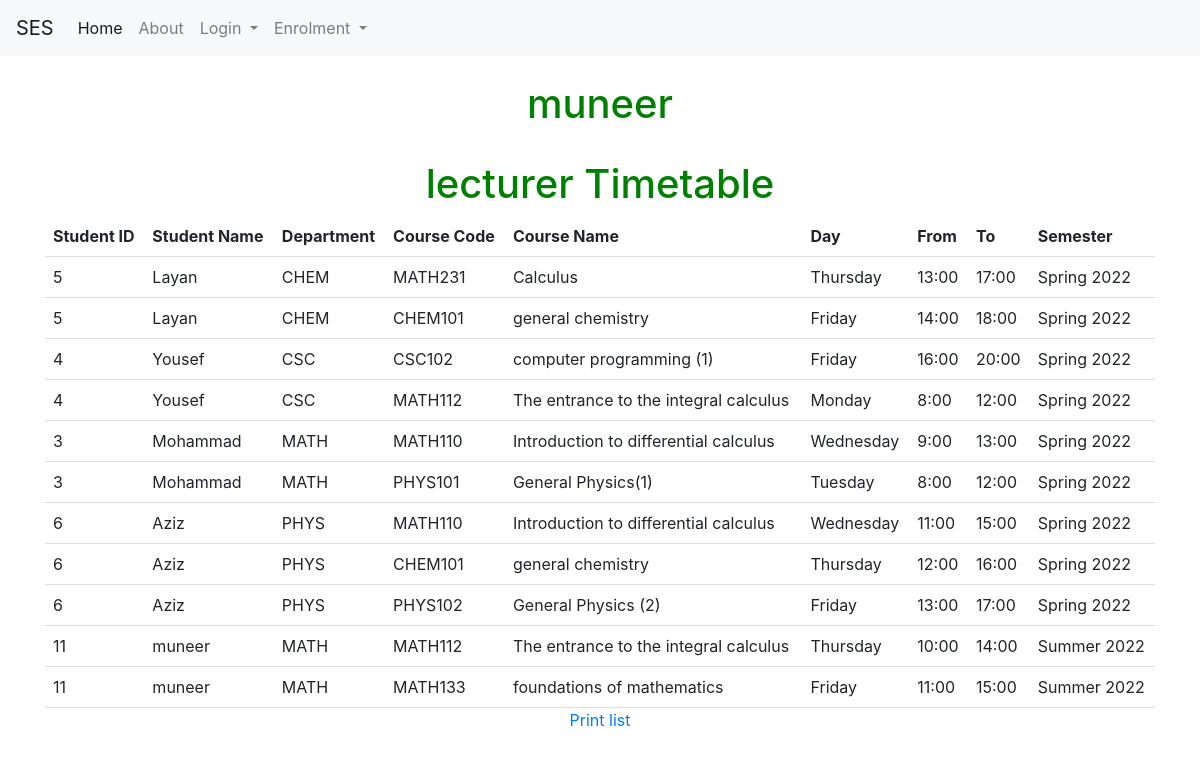
Page /student_lists (signed in) on the earlier database version.
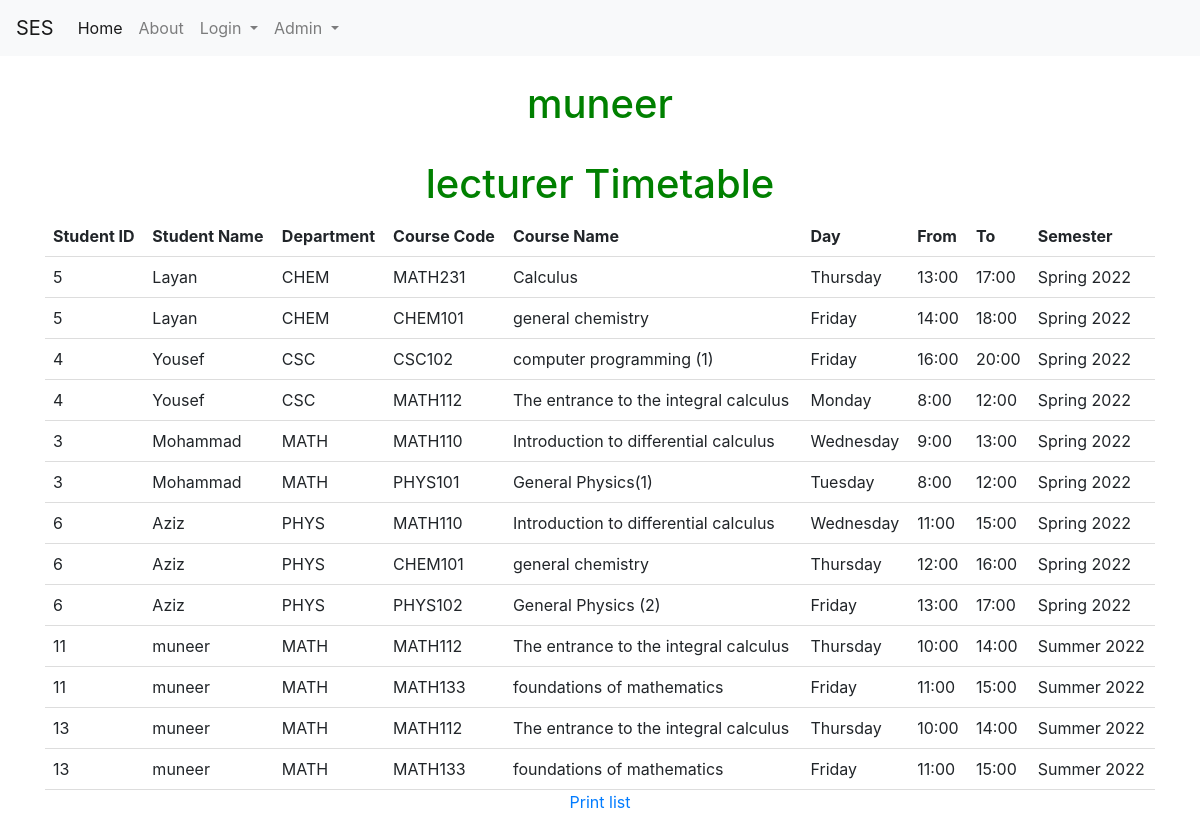
Same page on the later database version.
### models.py (models this page shows)
class User(UserMixin, db.Model):
    id = db.Column(db.Integer, primary_key=True)
    email = db.Column(db.String(100), unique=True)
    password = db.Column(db.String(100))
    name = db.Column(db.String(1000))
    dep_id =  db.Column(db.Integer)
    rol_id =  db.Column(db.Integer)

### tables this page shows
CREATE TABLE Time_table (course_id INTEGER, user_id INTEGER, time_table_id INTEGER PRIMARY KEY AUTOINCREMENT UNIQUE, Day_id INTEGER, fromT TIME, toT TIME, SEM INTEGER, complete BOOLEAN);

CREATE TABLE dep (dep_id INTEGER PRIMARY KEY UNIQUE NOT NULL, dep_name CHAR (10) NOT NULL);

CREATE TABLE course (course_id INTEGER NOT NULL PRIMARY KEY AUTOINCREMENT UNIQUE, course_name [nchar] (10), course_descr [nchar] (10), course_code [nchar] (10), dep_id [int], plan_id [int], level_id [int], credit INTEGER, Day_id REFERENCES Day (Day_id), fromT TIME, toT TIME, loc_id INTEGER, SEM INTEGER DEFAULT (223), lec_id INTEGER);

CREATE TABLE Day (Day_id INTEGER PRIMARY KEY, Day_Decs CHAR);

CREATE TABLE semester (sem_id INTEGER PRIMARY KEY, sem_dec VARCHAR);

### student_lists.py (the view)
@student_lists.route('/student_lists', methods=['GET', 'POST'])
def student_listsf():
                SEM = 223
                user_id = current_user.id
                print(user_id)
                con = sqlite3.connect("instance/db.sqlite")
                cur = con.cursor()
                cur.execute("SELECT * from student_list" )
                data2 = cur.fetchall()
                con.commit()
                con.close()
                return render_template('student_lists.html',data2=data2, idd = current_user.id,name= current_user.name)

### templates/student_lists.html (shortened to what this page needs)
{% extends "base.html" %}
{% block content %}
  <h1>{{name}}</h1>
  <h1>lecturer Timetable</h1>
  <form method="post" action="/student_listsf">
    <table id="table_to_highlight" style="width:100%">
        <thead>
          <tr>
            <th>Student ID</th>
            <th>Student Name</th>
            <th>Department</th>
            <th>Course Code</th>
            <th>Course Name</th>
            <th>Day</th>
            <th>From</th>
            <th>To</th>
            <th>Semester</th>
          </tr>
          </thead>
          <tbody>
           {% for row in data2 %}
                  <tr>
                      <td>{{row[0]}}</td>
                      <td>{{row[1]}}</td>
                      <td>{{row[2]}}</td>
                      <td>{{row[3]}}</td>
                      <td>{{row[4]}}</td>
                      <td>{{row[5]}}</td>
                      <td>{{row[6]}}</td>
                      <td>{{row[7]}}</td>
                      <td>{{row[8]}}</td>
                  </tr>
              {% endfor %}
          </tbody>
      </table>
      <p>
        <a href="{{ url_for('student_lists.download_report', iddc = current_user.id) }}">Print list</a>
    </p>
</form>
{% endblock %}

### templates/base.html (shortened to what this page needs)
<!DOCTYPE html>
<html>
<head>
    <link rel="stylesheet" href="https://cdn.jsdelivr.net/npm/bootstrap@4.3.1/dist/css/bootstrap.min.css">
    <link rel="stylesheet" href="https://cdnjs.cloudflare.com/ajax/libs/font-awesome/5.15.3/css/all.min.css">
    <link rel="stylesheet" href="https://mdbcdn.b-cdn.net/wp-content/themes/mdbootstrap4/docs-app/css/compiled-4.20.0.min.css">
</head>
<body>
<section class="hero is-fullheight" style="background-color:#ffffff;">
    <div>  <nav class="navbar navbar-expand-lg navbar-light bg-light">
        <a class="navbar-brand" href="{{ url_for('main.index') }}">SES</a>
        <div class="collapse navbar-collapse" id="navbarSupportedContent">
          <ul class="navbar-nav mr-auto">
            <li class="nav-item active">
              <a class="nav-link" href="{{ url_for('main.index') }}">Home <span class="sr-only">(current)</span></a>
            </li>
            <li class="nav-item">
              <a class="nav-link" href="{{ url_for('main.About') }}">About</a>
            </li>
            <li class="nav-item dropdown">
              <a class="nav-link dropdown-toggle" href="#" id="navbarDropdown" role="button" data-toggle="dropdown" aria-haspopup="true" aria-expanded="false">
                Login
              </a>
            </li>
            {% if current_user.is_authenticated and current_user.rol_id == 1 %}
            <form method="post" action="/admin_course_enrolment">
            <li class="nav-item dropdown">
              <a class="nav-link dropdown-toggle" href="#" id="navbarDropdown" role="button" data-toggle="dropdown" aria-haspopup="true" aria-expanded="false">
                    Admin
                </a>
                </li>
            </form>
            {% elif current_user.is_authenticated  %}
            <form method="post" action="/student_course_enrolment">
            <li class="nav-item dropdown">
              <a class="nav-link dropdown-toggle"  href="#" id="navbarDropdown" role="button" data-toggle="dropdown" aria-haspopup="true" aria-expanded="false">
                  Enrolment
              </a>
            </li>
          </form>
              {% endif %}
            </ul>
        </div>
    </div>
    <div class="hero-body">
        <div class="container has-text-centered">
            {% block content %}{% endblock %}
        </div>
</section>
</body>
</html>

### templates/student_lists.html (style rules this page uses)
body { text-align: center; }
h1 { color: green; }
table { border-collapse: collapse; width: 100%; }
th, td { padding: 8px; text-align: left; border-bottom: 1px solid #ddd; }

Differences in the rows shown:
changed User "muneer": rol_id empty → 1 (drawn)
added Time_table: user "13", row "muneer", dep_name "MATH", course_code "MATH112", course_name "The entrance to the integral calculus", Day_Decs "Thursday", fromT "10:00", toT "14:00", sem_dec "Summer 2022"
added Time_table: user "13", row "muneer", dep_name "MATH", course_code "MATH133", course_name "foundations of mathematics", Day_Decs "Friday", fromT "11:00", toT "15:00", sem_dec "Summer 2022"
Other differences:
text no longer shown: "Enrolment"
text now shown: "Admin"
